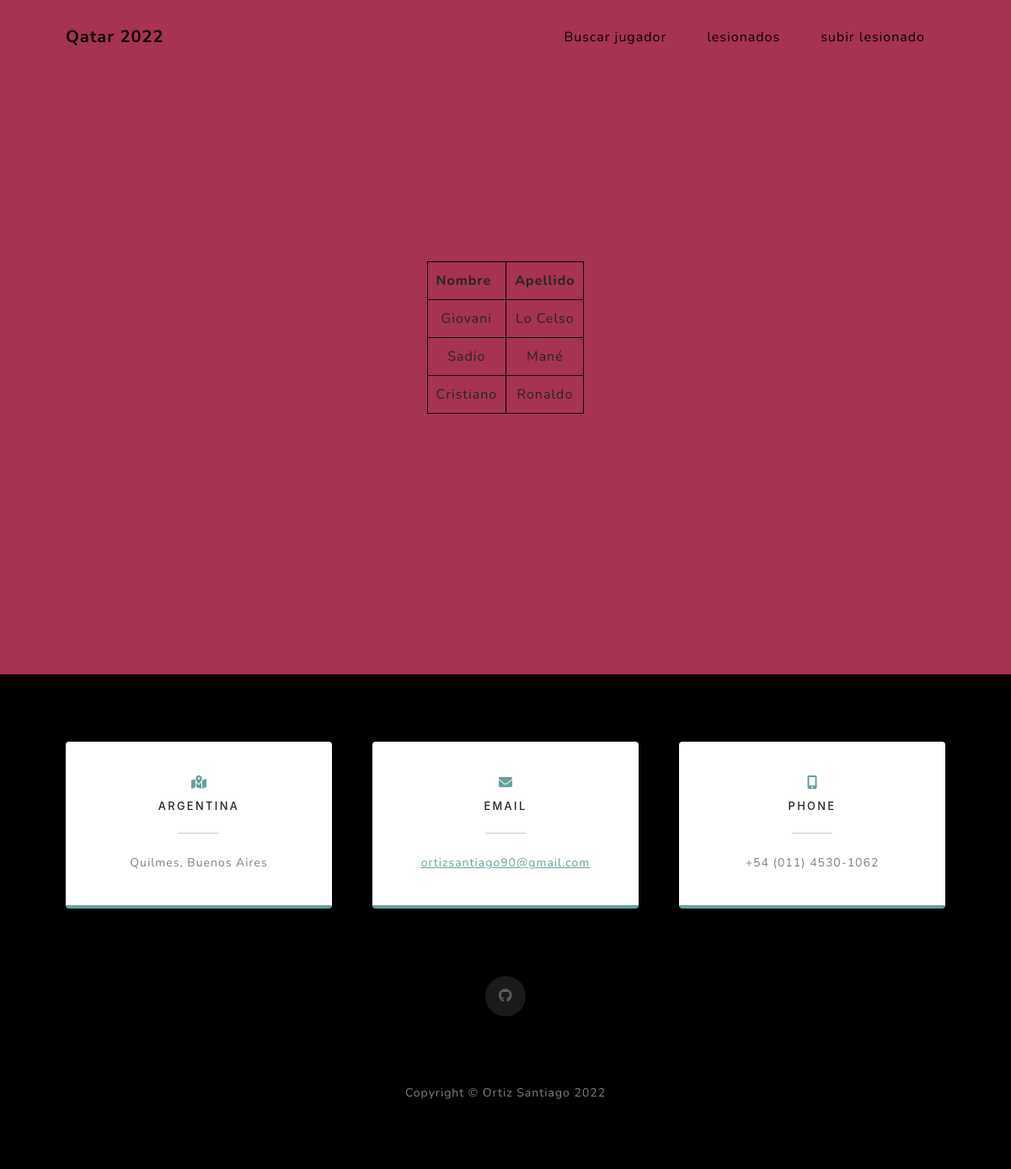
The app's page /lesionados/, older data.
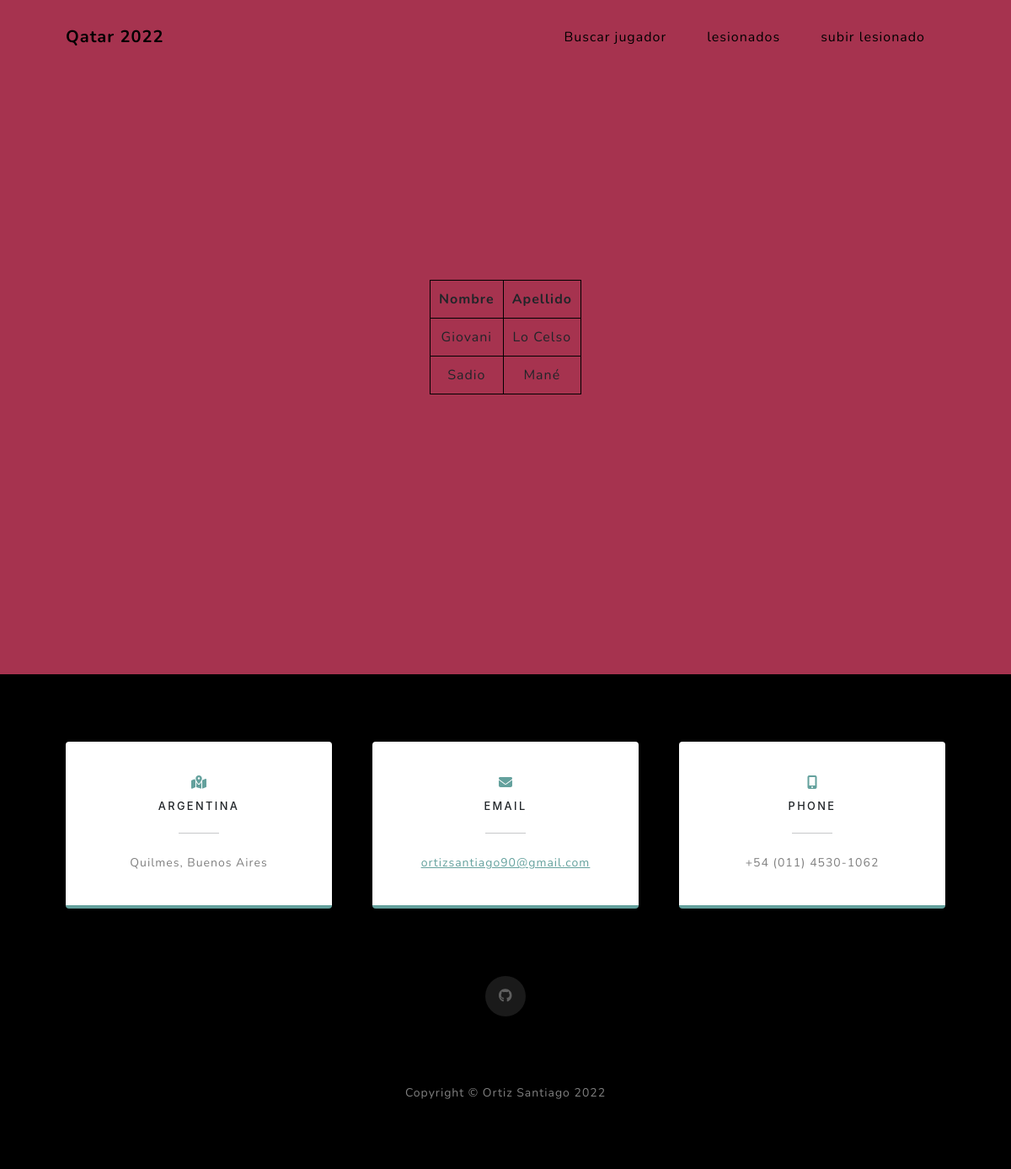
The same page, newer data.
### appmundial/models.py (models this page shows)
class lesionados(models.Model):
    nom_jug_les = models.CharField(max_length=40)
    ape_jug_les = models.CharField(max_length=40)

### appmundial/views.py (the view)
# urls.py: path("lesionados/",views.Lesionados, name="mundial-lesionados"),
def Lesionados(request):
    lesion = lesionados.objects.all()
    datos =  { "listaslesionados" : lesion }
    return render(request, "appmundial/lesionados.html",datos)

### appmundial/templates/appmundial/lesionados.html (shortened to what this page needs)
{% extends "appmundial/base3.html" %}
{% block nav %}
    <li class="nav-item"><a class="nav-link" style="color:black ;" href="{% url 'mundial-buscar' %}">Buscar jugador</a></li>
    <li class="nav-item"><a class="nav-link" style="color:black ;" href="{% url 'mundial-lesionados'%}">lesionados</a></li>
    <li class="nav-item"><a class="nav-link" style="color:black ;" href="{% url 'mundial-subir-lesionados'%}">subir lesionado</a></li>
{% endblock %}
{% block contenido %}
<div class="masthead" style="background: rgb(166, 51, 79) ;">
    <div class="container px-4 px-lg-5 d-flex h-100 align-items-center justify-content-center">
        <table>
            <thead>
                <tr>
                    <th scope="col">Nombre</th>
                    <th scope="col">Apellido</th>
                </tr>
            </thead>
            <tbody>
                {% for lesionado in listaslesionados %}
                <tr>
                    <td>{{lesionado.nom_jug_les}}</td>
                    <td>{{lesionado.ape_jug_les}}</td>
                {% endfor %}
                </tr>
            </tbody>
        </table>
    </div>
</div>
{% endblock %}

Row changes from the older to the newer data that the page shows:
removed lesionados: nom_jug_les "Cristiano", ape_jug_les "Ronaldo"
